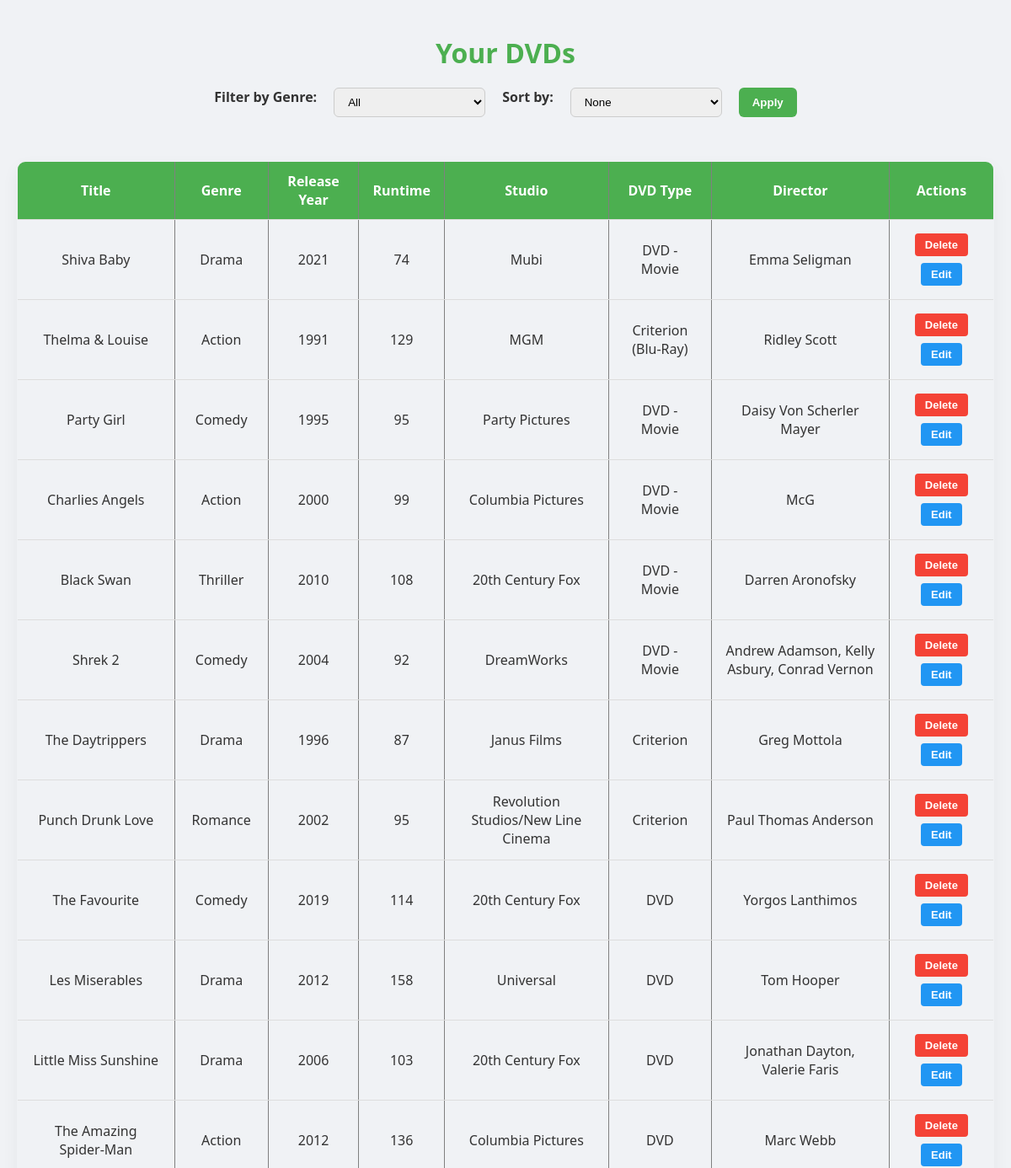
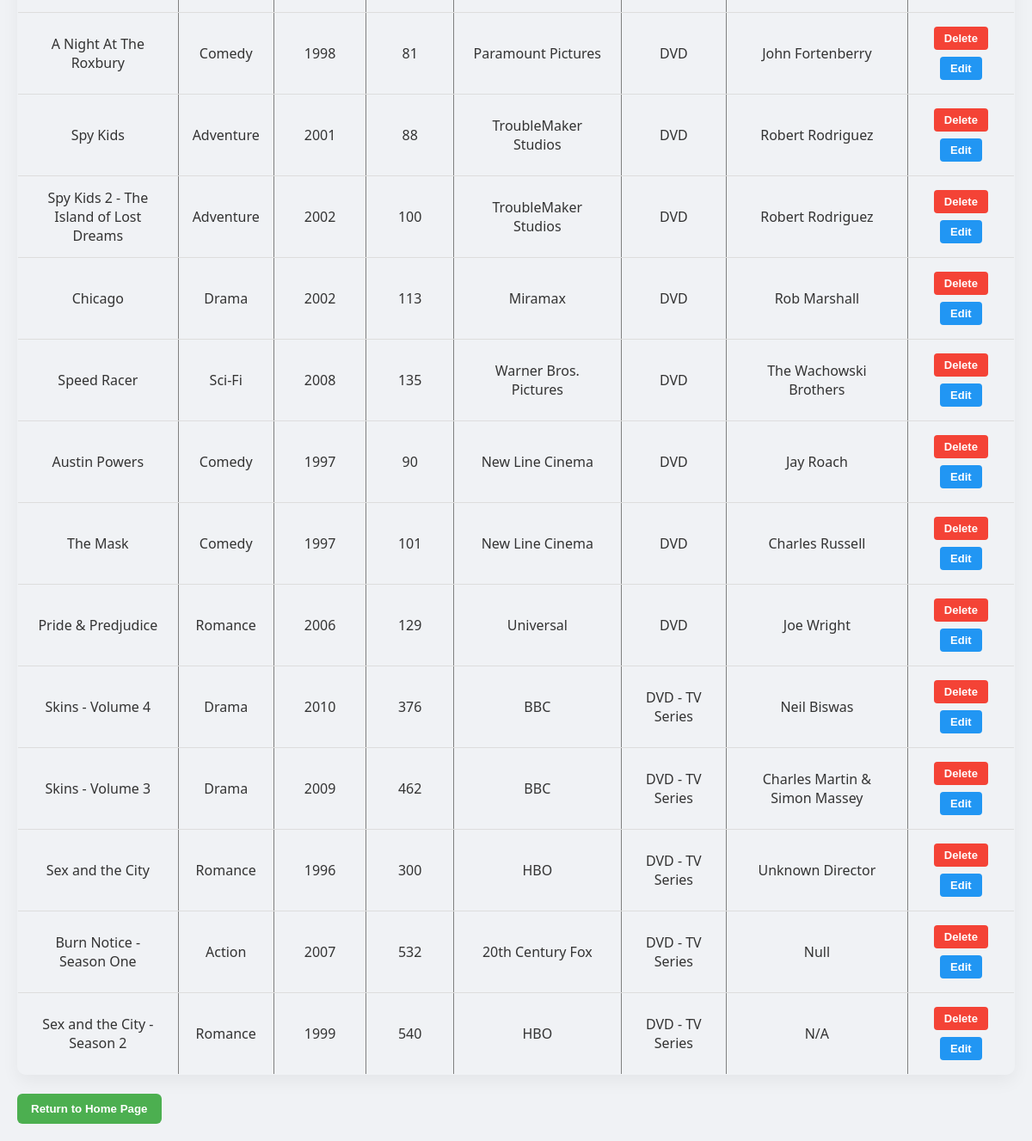
Page /view_dvds (signed in) on the committed database (2 pictures, top to bottom).
### tables this page shows
CREATE TABLE DVDs (
                media_id INTEGER PRIMARY KEY,
                runtime INTEGER,
                studio TEXT,
                DVD_type TEXT NOT NULL,
                FOREIGN KEY (media_id) REFERENCES Media_Item (media_id) ON DELETE CASCADE
            );

CREATE TABLE Media_Item (
                media_id INTEGER PRIMARY KEY AUTOINCREMENT,
                title TEXT NOT NULL,
                genre_id INTEGER NOT NULL,
                release_year INTEGER NOT NULL,
                user_id INTEGER NOT NULL,
                media_type TEXT NOT NULL CHECK(media_type IN ('Book', 'CD', 'DVD', 'Vinyl', 'VideoGame')),
                creator_id INTEGER NOT NULL,
                location_id INTEGER, 
                FOREIGN KEY (genre_id) REFERENCES Genres (genre_id) ON DELETE SET NULL,
                FOREIGN KEY (location_id) REFERENCES Purchase_Locations (location_id) ON DELETE SET NULL,
                FOREIGN KEY (user_id) REFERENCES Users (user_id) ON DELETE CASCADE,
                FOREIGN KEY (creator_id) REFERENCES Media_Creators (creator_id) ON DELETE SET NULL
            );

CREATE TABLE Genres (
                genre_id INTEGER PRIMARY KEY AUTOINCREMENT,
                genre_name TEXT NOT NULL UNIQUE
            );

CREATE TABLE Media_Creators (
                creator_id INTEGER PRIMARY KEY AUTOINCREMENT,
                name TEXT NOT NULL UNIQUE,
                type TEXT
            );

### catalogue.py (the view)
@app.route('/view_dvds', methods=['GET', 'POST'])
def view_dvds():
    if 'user_id' in session:
        user_id = session['user_id']
        genre_filter = request.args.get('genre', None)
        sort_by = request.args.get('sort', None)
        query = '''
            SELECT Media_Item.media_id, Media_Item.title, Genres.genre_name AS genre, Media_Item.release_year,
                   DVDs.runtime, DVDs.studio, DVDs.DVD_type, Media_Creators.name AS director
            FROM Media_Item
            JOIN DVDs ON Media_Item.media_id = DVDs.media_id
            JOIN Media_Creators ON Media_Item.creator_id = Media_Creators.creator_id
            JOIN Genres ON Media_Item.genre_id = Genres.genre_id
            WHERE Media_Item.user_id = ?
        '''
        params = [user_id]
        if genre_filter:
            query += ' AND Genres.genre_name = ?'
            params.append(genre_filter)
        if sort_by == 'title':
            query += ' ORDER BY Media_Item.title ASC'
        elif sort_by == 'director':
            query += ' ORDER BY Media_Creators.name ASC'
        elif sort_by == 'runtime':
            query += ' ORDER BY DVDs.runtime ASC'
        with sqlite3.connect(DATABASE) as conn:
            conn.row_factory = sqlite3.Row  # Enable dictionary-like access
            cur = conn.cursor()
            cur.execute(query, params)
            dvds = cur.fetchall()
            cur.execute('SELECT genre_name FROM Genres')
            genres = [row['genre_name'] for row in cur.fetchall()]
        return render_template('view_dvds.html', dvds=dvds, genres=genres, selected_genre=genre_filter, sort_by=sort_by)
    else:
        return redirect(url_for('login'))

### catalogue.py (called while the page is built)
@app.context_processor
def inject_night_mode():
    return {'night_mode': session.get('night_mode', False)}

### templates/view_dvds.html (shortened to what this page needs)
<!DOCTYPE html>
<html lang="en">
<head>
    <link rel="stylesheet" href="{{ url_for('static', filename='view.css') }}">
</head>
<body class="{{ 'night-mode' if night_mode else '' }}">
    <h1>Your DVDs</h1>
    <form method="GET" action="{{ url_for('view_dvds') }}">
        <label for="genre">Filter by Genre:</label>
        <select id="genre" name="genre">
            <option value="">All</option>
        </select>
        <label for="sort">Sort by:</label>
        <select id="sort" name="sort">
            <option value="">None</option>
        </select>
        <button type="submit">Apply</button>
    </form>
    <br>
    <table border="1">
        <thead>
            <tr>
                <th>Title</th>
                <th>Genre</th>
                <th>Release Year</th>
                <th>Runtime</th>
                <th>Studio</th>
                <th>DVD Type</th>
                <th>Director</th>
                <th>Actions</th>
            </tr>
        </thead>
        <tbody>
            {% for dvd in dvds %}
                <tr>
                    <td>{{ dvd.title }}</td>
                    <td>{{ dvd.genre }}</td>
                    <td>{{ dvd.release_year }}</td>
                    <td>{{ dvd.runtime }}</td>
                    <td>{{ dvd.studio }}</td>
                    <td>{{ dvd.dvd_type }}</td>
                    <td>{{ dvd.director }}</td>
                    <td>
                        <form method="POST" action="{{ url_for('delete_dvd', dvd_id=dvd.media_id) }}" style="display:inline;">
                            <button type="button" onclick="confirmDelete(this.form)">Delete</button>
                        </form>
                        <a href="{{ url_for('edit_dvd', dvd_id=dvd.media_id) }}">
                            <button type="button">Edit</button>
                        </a>
                    </td>
                </tr>
            {% endfor %}
        </tbody>
    </table>
    <br>
    <button onclick="window.location.href='{{ url_for('home') }}'">Return to Home Page</button>
</body>
</html>

### static/view.css (style rules this page uses)
body { font-family: 'Segoe UI', sans-serif; background-color: #f0f2f5; color: #333; padding: 20px; margin: 0; }
h1 { text-align: center; font-size: 2rem; margin-bottom: 20px; color: #4CAF50; }
form { display: flex; flex-wrap: wrap; justify-content: center; gap: 20px; margin-bottom: 30px; }
form label { font-weight: bold; }
form input[type="text"], form select { padding: 8px 12px; border-radius: 6px; border: 1px solid #ccc; min-width: 180px; transition: 0.3s ease; }
button { background-color: #4CAF50; color: white; border: none; padding: 10px 16px; border-radius: 6px; cursor: pointer; font-weight: bold; transition: 0.3s ease; }
table { width: 100%; border-collapse: collapse; margin: 0 auto; overflow: hidden; border-radius: 10px; box-shadow: 0 8px 20px rgba(0,0,0,0.05); animation: fadeIn 1s ease; }
thead { background-color: #4CAF50; color: white; }
th, td { text-align: center; padding: 12px 16px; border-bottom: 1px solid #ddd; }
td form button, td a button { background-color: #2196f3; margin: 4px; padding: 6px 12px; font-size: 13px; border-radius: 4px; }
td form button[type="button"]:first-child { background-color: #f44336; }

### rows in the picture
DVDs: title "Shiva Baby", genre "Drama", release_year "2021", runtime "74", studio "Mubi", dvd_type "DVD - Movie", director "Emma Seligman"
DVDs: title "Thelma & Louise", genre "Action", release_year "1991", runtime "129", studio "MGM", dvd_type "Criterion (Blu-Ray)", director "Ridley Scott"
DVDs: title "Party Girl", genre "Comedy", release_year "1995", runtime "95", studio "Party Pictures", dvd_type "DVD - Movie", director "Daisy Von Scherler Mayer"
DVDs: title "Charlies Angels", genre "Action", release_year "2000", runtime "99", studio "Columbia Pictures", dvd_type "DVD - Movie", director "McG"
DVDs: title "Black Swan", genre "Thriller", release_year "2010", runtime "108", studio "20th Century Fox", dvd_type "DVD - Movie", director "Darren Aronofsky"
DVDs: title "Shrek 2", genre "Comedy", release_year "2004", runtime "92", studio "DreamWorks", dvd_type "DVD - Movie", director "Andrew Adamson, Kelly Asbury, Conrad Vernon"
DVDs: title "The Daytrippers", genre "Drama", release_year "1996", runtime "87", studio "Janus Films", dvd_type "Criterion", director "Greg Mottola"
DVDs: title "Punch Drunk Love", genre "Romance", release_year "2002", runtime "95", studio "Revolution Studios/New Line Cinema", dvd_type "Criterion", director "Paul Thomas Anderson"
DVDs: title "The Favourite", genre "Comedy", release_year "2019", runtime "114", studio "20th Century Fox", dvd_type "DVD", director "Yorgos Lanthimos"
DVDs: title "Les Miserables", genre "Drama", release_year "2012", runtime "158", studio "Universal", dvd_type "DVD", director "Tom Hooper"
DVDs: title "Little Miss Sunshine", genre "Drama", release_year "2006", runtime "103", studio "20th Century Fox", dvd_type "DVD", director "Jonathan Dayton, Valerie Faris"
DVDs: title "The Amazing Spider-Man", genre "Action", release_year "2012", runtime "136", studio "Columbia Pictures", dvd_type "DVD", director "Marc Webb"
DVDs: title "A Night At The Roxbury", genre "Comedy", release_year "1998", runtime "81", studio "Paramount Pictures", dvd_type "DVD", director "John Fortenberry"
DVDs: title "Spy Kids", genre "Adventure", release_year "2001", runtime "88", studio "TroubleMaker Studios", dvd_type "DVD", director "Robert Rodriguez"
DVDs: title "Spy Kids 2 - The Island of Lost Dreams", genre "Adventure", release_year "2002", runtime "100", studio "TroubleMaker Studios", dvd_type "DVD", director "Robert Rodriguez"
DVDs: title "Chicago", genre "Drama", release_year "2002", runtime "113", studio "Miramax", dvd_type "DVD", director "Rob Marshall"
DVDs: title "Speed Racer", genre "Sci-Fi", release_year "2008", runtime "135", studio "Warner Bros. Pictures", dvd_type "DVD", director "The Wachowski Brothers"
DVDs: title "Austin Powers", genre "Comedy", release_year "1997", runtime "90", studio "New Line Cinema", dvd_type "DVD", director "Jay Roach"
DVDs: title "The Mask", genre "Comedy", release_year "1997", runtime "101", studio "New Line Cinema", dvd_type "DVD", director "Charles Russell"
DVDs: title "Pride & Predjudice", genre "Romance", release_year "2006", runtime "129", studio "Universal", dvd_type "DVD", director "Joe Wright"
DVDs: title "Skins - Volume 4", genre "Drama", release_year "2010", runtime "376", studio "BBC", dvd_type "DVD - TV Series", director "Neil Biswas"
DVDs: title "Skins - Volume 3", genre "Drama", release_year "2009", runtime "462", studio "BBC", dvd_type "DVD - TV Series", director "Charles Martin & Simon Massey"
DVDs: title "Sex and the City", genre "Romance", release_year "1996", runtime "300", studio "HBO", dvd_type "DVD - TV Series", director "Unknown Director"
DVDs: title "Burn Notice - Season One", genre "Action", release_year "2007", runtime "532", studio "20th Century Fox", dvd_type "DVD - TV Series", director "Null"
DVDs: title "Sex and the City - Season 2", genre "Romance", release_year "1999", runtime "540", studio "HBO", dvd_type "DVD - TV Series", director "N/A"
